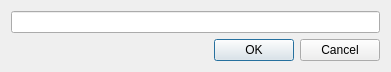
<?xml version="1.0" encoding="UTF-8"?>
<ui version="4.0">
 <class>AddProfileDialog</class>
 <widget class="QDialog" name="AddProfileDialog">
  <property name="geometry">
   <rect>
    <x>0</x>
    <y>0</y>
    <width>391</width>
    <height>70</height>
   </rect>
  </property>
  <property name="windowTitle">
   <string>Dialog</string>
  </property>
  <layout class="QVBoxLayout" name="verticalLayout">
   <item>
    <widget class="QLineEdit" name="lineEdit">
     <property name="clearButtonEnabled">
      <bool>true</bool>
     </property>
    </widget>
   </item>
   <item>
    <widget class="QDialogButtonBox" name="buttonBox">
     <property name="orientation">
      <enum>Qt::Horizontal</enum>
     </property>
     <property name="standardButtons">
      <set>QDialogButtonBox::Cancel|QDialogButtonBox::Ok</set>
     </property>
    </widget>
   </item>
  </layout>
 </widget>
 <resources/>
 <connections>
  <connection>
   <sender>buttonBox</sender>
   <signal>accepted()</signal>
   <receiver>AddProfileDialog</receiver>
   <slot>accept()</slot>
   <hints>
    <hint type="sourcelabel">
     <x>248</x>
     <y>254</y>
    </hint>
    <hint type="destinationlabel">
     <x>157</x>
     <y>274</y>
    </hint>
   </hints>
  </connection>
  <connection>
   <sender>buttonBox</sender>
   <signal>rejected()</signal>
   <receiver>AddProfileDialog</receiver>
   <slot>reject()</slot>
   <hints>
    <hint type="sourcelabel">
     <x>316</x>
     <y>260</y>
    </hint>
    <hint type="destinationlabel">
     <x>286</x>
     <y>274</y>
    </hint>
   </hints>
  </connection>
 </connections>
</ui>
